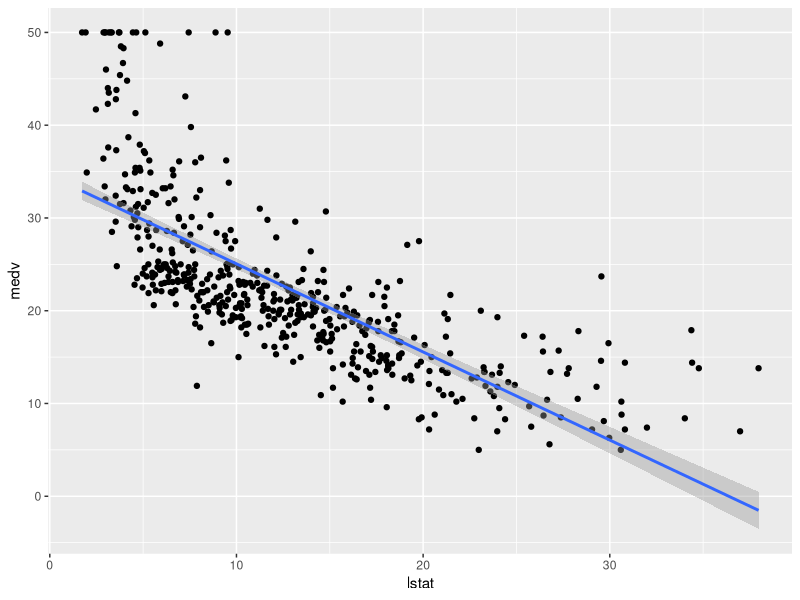
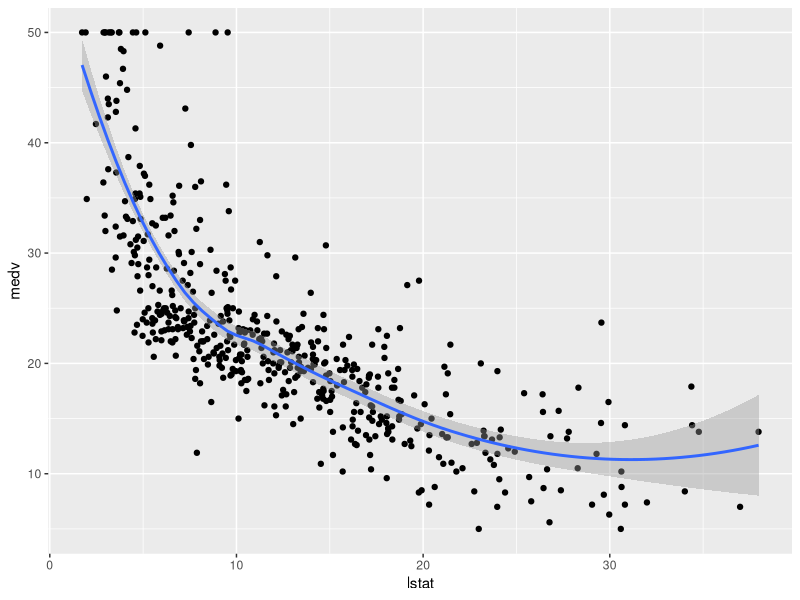
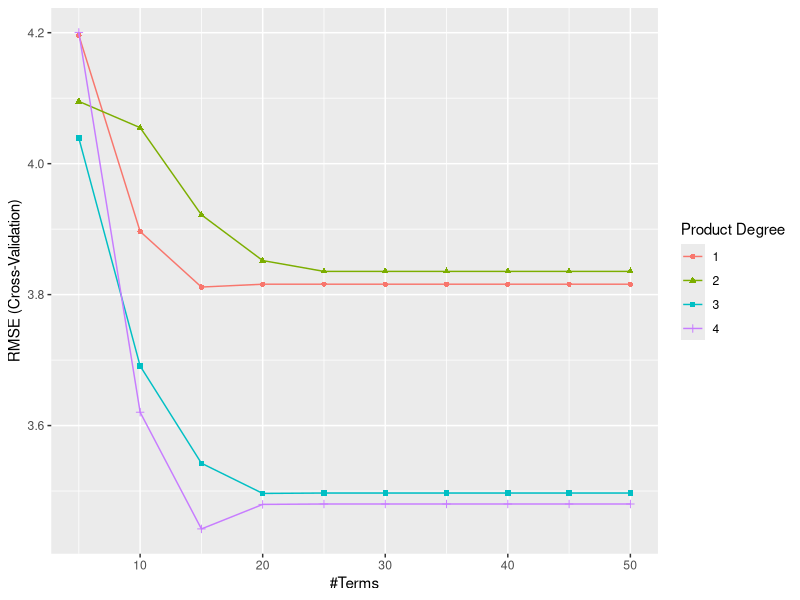
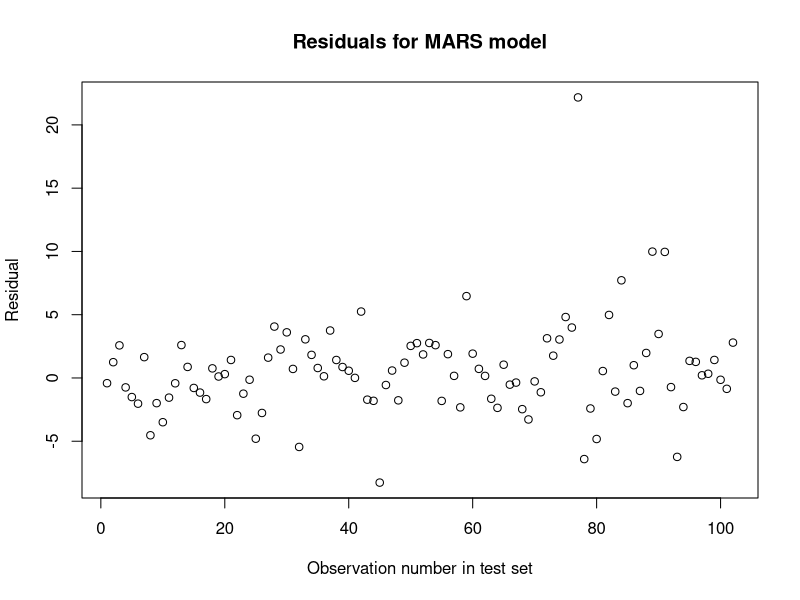

These figures' R source, in order:
# Load packages
library(MASS)       # For Boston dataset
library(tidyverse)  # For data visualization
library(earth)      # For MARS
library(caret)      # For parameter tuning

# Set seed to ensure reproducibility
set.seed(2021)

# Examine the dataset
# ?Boston # to view the documentation for the dataset
Boston %>% 
  ggplot(aes(x = lstat, y = medv) ) +
  geom_point() +
  geom_smooth(method = "lm")
Boston %>% 
  ggplot(aes(x = lstat, y = medv) ) +
  geom_point() +
  geom_smooth()

# Create train/test split (80/20)
train_indices <- sample(1:nrow(Boston), size = floor(0.8 * nrow(Boston)),
                        replace = FALSE)
boston_train <- Boston[train_indices,]
boston_test <- Boston[-train_indices,]

# Check documentation for earth function
# ?earth
# x, y, degree, nprune
# Example: earth(x, y, degree = 2, nprune = 10)

# Define our values for x and y 
x <- boston_train[, -14]
y <- boston_train[, 14]

# Create a parameter tuning "grid"
parameter_grid <- floor(expand.grid(degree = 1:4, nprune = seq(5, 50, by = 5)))

# Perform cross-validation
cv_mars_boston <- train(x = x,
                        y = y,
                        method = "earth",
                        metric = "RMSE",
                        trControl = trainControl(method = "cv", number = 10),
                        tuneGrid = parameter_grid)

# Visualize the results from the cross validation on the parameter tuning 
# nprune is along x-axis (maximum number of terms)
# the fill aesthetic (colours) and shape aesthetic are "degree" (max. degree of interaction term)
ggplot(cv_mars_boston) 

# Use the best model to predict response variable for the test set 
mars_predict <- predict(object = cv_mars_boston$finalModel, 
                        newdata = boston_test)

# Get the SSE 
mars_sse <- sum((boston_test$medv - mars_predict)^2)

# Get the MAE (mean absolute error)
mars_mae <- mean(abs(boston_test$medv - mars_predict))

# Plot the residuals
plot(boston_test$medv - mars_predict, 
     main = "Residuals for MARS model", 
     xlab = "Observation number in test set", 
     ylab = "Residual")
